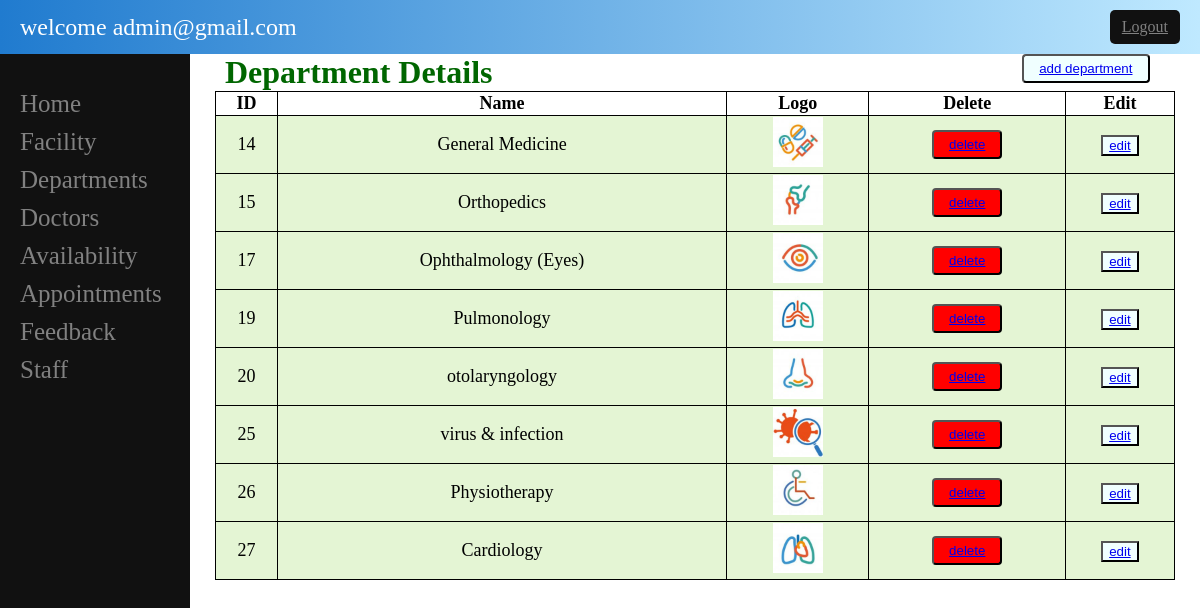
The page /admin/departments.php (signed in) on the database its author committed.
### tables this page shows
CREATE TABLE `department` (
  `department_id` int(11) NOT NULL,
  `department_name` varchar(30) NOT NULL,
  `department_logo` varchar(255) NOT NULL
);

### admin/departments.php (the view, shortened to what this page needs)
<!DOCTYPE html>
<html lang="en">
<head>
</head>
<body>
<?php
    include 'sidebar.php';
    ?>
    <main>
    <h1>Department Details </h1><button class="add"><a href="add_department.php">add department</a></button>
                <table >
                    <thead>
                        <tr>
                            <th>ID</th>
                            <th>Name</th>
                            <th>Logo</th>
                            <th>Delete</th>
                            <th>Edit</th>
                        </tr>
                    </thead>
                    <tbody>
                        <?php
                        require_once('../inc/connection.php');
                        $select_department = "SELECT * FROM department";
                        $run_department = mysqli_query($conn,$select_department);
                        while ($row_department = mysqli_fetch_array($run_department)){
                         $department_id = $row_department['department_id'];
                         $department_name = $row_department['department_name'];
                         $department_logo = $row_department['department_logo'];
                        ?>
                       <tr>
                        <td><?php echo $department_id;?></td>
                        <td><?php echo $department_name;?></td>
                        <td><img src="upload/<?php echo $department_logo;?>"height="50px"></td>
                        <td ><button class="red"><a href="departments.php?del=<?php echo $department_id ;?>" onclick="return confirm('Are you sure you want to delete this department?')" >delete</a></button></td>
                        <td ><button class="green"><a href="edit_department.php?edit=<?php echo $department_id?> ">edit</a></button></td>
                       </tr>
                       <?php }?>
                    </tbody>
                </table>
    </main>
</body>
</html>

### admin/departments.php (style rules this page uses)
table { margin: 0 auto; font-size: large; border: 1px solid black; width:95%; border-collapse:collapse; }
h1 { margin-left:35px; color: #006600; display:inline; }
td { background-color: #E4F5D4; border: 1px solid black; }
th, td { font-weight: bold; border: 1px solid black; text-align: center; }
td { font-weight: lighter; }
.red { background-color:red; border-radius:4px; padding:5px 15px; }
.green { background-color:azure; }
.add { background-color:azure; border-radius:4px; padding:5px 15px; float:right; margin-right:5%; }

### admin/sidebar.php (style rules this page uses)
body { margin: 0; padding: 0; }
main { margin-left: 190px; top:0; }

### rows shown on the page
department: department_id "14", department_name "General Medicine", department_logo (picture)
department: department_id "15", department_name "Orthopedics", department_logo (picture)
department: department_id "17", department_name "Ophthalmology (Eyes)", department_logo (picture)
department: department_id "19", department_name "Pulmonology", department_logo (picture)
department: department_id "20", department_name "otolaryngology", department_logo (picture)
department: department_id "25", department_name "virus & infection", department_logo (picture)
department: department_id "26", department_name "Physiotherapy", department_logo (picture)
department: department_id "27", department_name "Cardiology", department_logo (picture)

### other values the page prints
$_SESSION[email] "admin@gmail.com"
